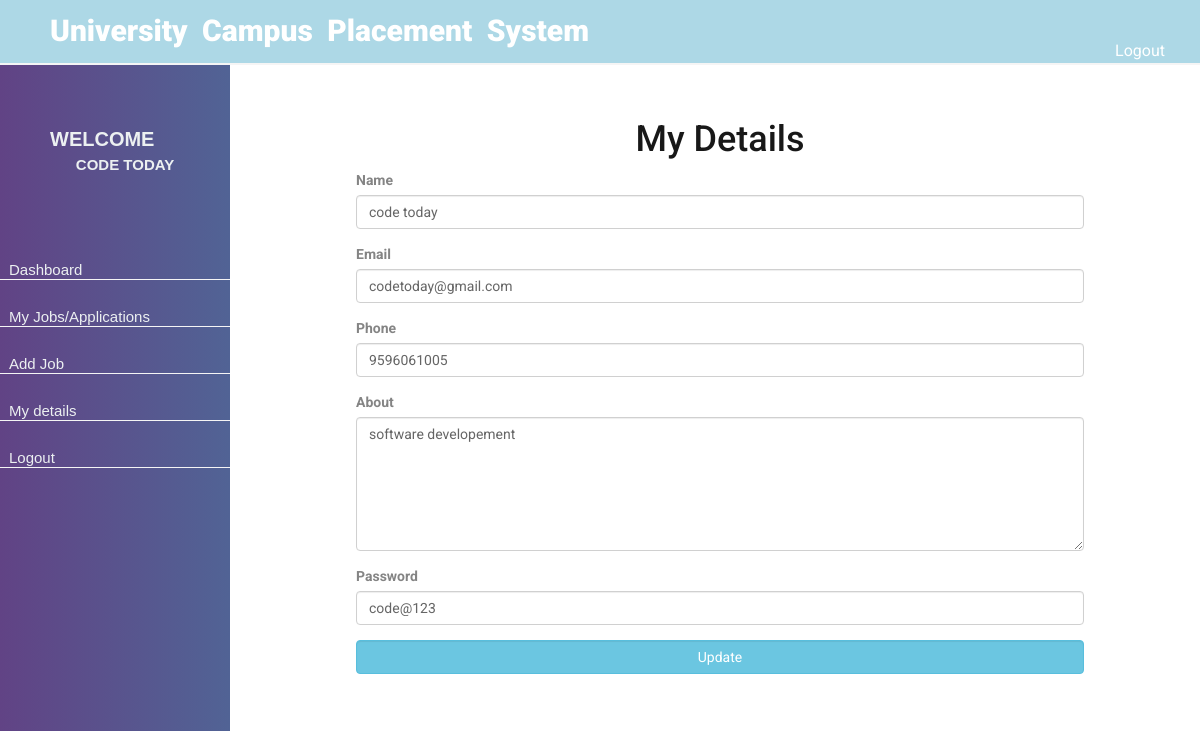
Page /company/details.php (signed in) on the committed database.
### tables this page shows
CREATE TABLE `company_login` (
  `id` bigint(20) NOT NULL,
  `name` varchar(20) DEFAULT NULL,
  `email` varchar(30) DEFAULT NULL,
  `password` varchar(20) DEFAULT NULL,
  `phone` varchar(20) DEFAULT NULL,
  `about` varchar(3000) DEFAULT NULL,
  `status` varchar(20) DEFAULT 'Pending'
);

### company/details.php (the view, shortened to what this page needs)
<!DOCTYPE html>
<html lang="en">
<head>
</head>
<body>
<div class='container-fluid'>
 <?php  require_once('header.php') ?>
	<div class='row' style='margin-top: 70px;'>
		<div  style='float: left'>
			<?php require_once('menu.php') ?>
		 </div>
		<div  style='width:80%;height: auto; float: right; '>
				  <div id="main_div" >
				  	     <?php
				  	      require_once('../db.php');
                           $res=mysqli_query($con, "select * from company_login where id='".$_SESSION['company']."'");
                           $r=mysqli_fetch_assoc($res);
				  	      ?>
							<form class="" method="POST">
		                      <div>  <h1 style=' color: black;text-align: center;'> My Details  </h1></div>
									<div class="form-group">
										<label> Name</label>
										<input type="text" name="name" class="form-control "  value="<?php echo $r['name']; ?>" placeholder="Name">
									</div>
							      <div class="form-group">
										<label>Email</label>
										<input type="text" name="email" class="form-control " value="<?php echo $r['email']; ?>" placeholder="Email">
									</div>
									<div class="form-group">
										<label>Phone</label>
										<input type="text" name="phone" class="form-control " value="<?php echo $r['phone']; ?>" placeholder="Email">
									</div>
							 	 <div class="form-group">
										<label>About</label>
										<textarea class="form-control" rows="6"  name="about"><?php echo $r['about']; ?> </textarea>
								</div>
								 <div class="form-group">
										<label>Password</label>
										<input type="text" name="password" class="form-control " value="<?php echo $r['password']; ?>">
									</div>
									<input type="submit" name="btn" value=" Update" class="btn btn-info form-control btn-block">
							</form>
				</div>
		   </div>
	   </div>
    </div>
</body>
</html>

### company/css/header.css (style rules this page uses)
body { margin:0; padding:0; }

### company/css/menu.css (style rules this page uses)
body { margin:0; padding:0; }

### company/header.php (style rules this page uses)
body { font-family: 'Roboto', sans-serif; }

### company/details.php (style rules this page uses)
#main_div { height: auto; width: 80%; border-radius: 0px 10px ; background-color: #fff; color: #777; margin-top: 75px; padding: 20px; margin: 10px auto; opacity: .9; }

### rows in the picture
company_login: name "code today", email "codetoday@gmail.com", phone "9596061005", about "software developement", password "code@123"

### other values in the picture
$_SESSION["company_name"] "CODE TODAY"
